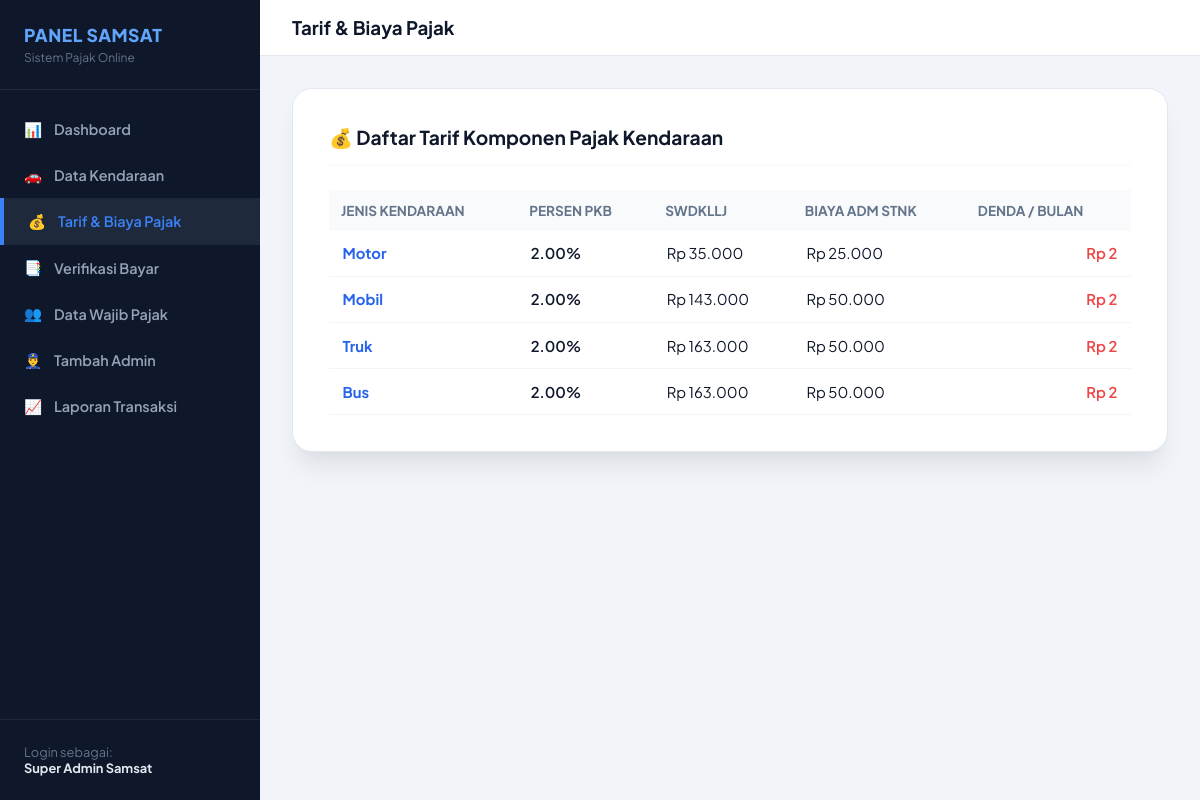
/admin/tarif_index.php (signed in), run on the app's committed database.
### tables this page shows
CREATE TABLE `tarif_pajak` (
  `id_tarif` int(11) NOT NULL,
  `jenis_kendaraan` enum('motor','mobil','truk','bus') NOT NULL,
  `persen_pkb` decimal(4,2) NOT NULL DEFAULT 2.00,
  `swdkllj` decimal(12,2) NOT NULL,
  `biaya_adm_stnk` decimal(12,2) NOT NULL,
  `denda_per_bulan` decimal(4,2) NOT NULL DEFAULT 2.00
);

### admin/tarif_index.php (the view, shortened to what this page needs)
<?php
include '../config/koneksi.php';
$query  = "SELECT * FROM tarif_pajak ORDER BY id_tarif ASC";
$result = mysqli_query($koneksi, $query);
?>
<!DOCTYPE html>
<html lang="id">
<head>
    <link rel="stylesheet" href="../assets/css/style.css?v=<?= time() ?>">
</head>
<body>
    <div class="admin-wrapper">
        <?php include 'sidebar.php'; ?>
        <div class="admin-content">
            <div class="admin-header">
                <h3 style="margin:0; font-weight:700; color:#0f172a;">Tarif & Biaya Pajak</h3>
            </div>
            <div style="padding: 2rem;">
                <div class="card-detail">
                    <h3>💰 Daftar Tarif Komponen Pajak Kendaraan</h3>
                    <div style="overflow-x: auto; margin-top: 1rem;">
                        <table class="table-detail" style="width: 100%;">
                            <thead>
                                <tr style="text-align: left; background-color: #f8fafc; font-size: 0.85rem; color: #64748b;">
                                    <th style="padding: 0.75rem;">JENIS KENDARAAN</th>
                                    <th style="padding: 0.75rem;">PERSEN PKB</th>
                                    <th style="padding: 0.75rem;">SWDKLLJ</th>
                                    <th style="padding: 0.75rem;">BIAYA ADM STNK</th>
                                    <th style="padding: 0.75rem;">DENDA / BULAN</th>
                                </tr>
                            </thead>
                            <tbody>
                                <?php if ($result && mysqli_num_rows($result) > 0): ?>
                                    <?php while ($row = mysqli_fetch_assoc($result)): ?>
                                        <tr>
                                            <td style="padding: 0.85rem; font-weight: 700; text-transform: capitalize; color: #2563eb;"><?= htmlspecialchars($row['jenis_kendaraan']) ?></td>
                                            <td style="padding: 0.85rem; font-weight: 600;"><?= $row['persen_pkb'] ?>%</td>
                                            <td style="padding: 0.85rem;">Rp <?= number_format($row['swdkllj'], 0, ',', '.') ?></td>
                                            <td style="padding: 0.85rem;">Rp <?= number_format($row['biaya_adm_stnk'], 0, ',', '.') ?></td>
                                            <td style="padding: 0.85rem; color: #ef4444; font-weight: 600;">Rp <?= number_format($row['denda_per_bulan'], 0, ',', '.') ?></td>
                                        </tr>
                                    <?php endwhile; ?>
                                <?php else: ?>
                                    <tr>
                                        <td colspan="5" style="text-align: center; padding: 2rem; color: #64748b;">Belum ada data tarif pajak di database.</td>
                                    </tr>
                                <?php endif; ?>
                            </tbody>
                        </table>
                    </div>
                </div>
            </div>
        </div>
    </div>
</body>
</html>

### assets/css/style.css (style rules this page uses)
:root { --primary: #2563eb; --primary-hover: #1d4ed8; --primary-light: #eff6ff; --accent: #3b82f6; --success: #10b981; --success-bg: #ecfdf5; --danger: #ef4444; --danger-bg: #fef2f2; --bg-main: #f8fafc; --surface: #ffffff; --border: #e2e8f0; --border-focus: #93c5fd; --text-main: #0f172a; --text-muted: #64748b; --text-white: #ffffff; --radius-sm: 8px; --radius-md: 12px; --radius-lg: 20px; --shadow-sm: 0 1px 2px 0 rgba(0, 0, 0, 0.05); --shadow-md: 0 4px 6px -1px rgba(0, 0, 0, 0.07), 0 2px 4px -2px rgba(0, 0, 0, 0.05); --shadow-lg: 0 20px 25px -5px rgba(0, 0, 0, 0.08), 0 8px 10px -6px rgba(0, 0, 0, 0.03); --shadow-xl: 0 25px 50px -12px rgba(15, 23, 42, 0.25); --transition: all 0.25s cubic-bezier(0.4, 0, 0.2, 1); }
* { box-sizing: border-box; margin: 0; padding: 0; font-family: 'Plus Jakarta Sans', -apple-system, BlinkMacSystemFont, sans-serif; -webkit-font-smoothing: antialiased; }
body { background-color: var(--bg-main); color: var(--text-main); min-height: 100vh; display: flex; flex-direction: column; }
.card-detail { background: var(--surface); border-radius: var(--radius-lg); padding: 2.25rem; box-shadow: var(--shadow-lg); border: 1px solid var(--border); }
.card-detail h3 { border-bottom: 2px solid var(--bg-main); padding-bottom: 0.85rem; margin-bottom: 1.5rem; color: var(--text-main); font-size: 1.2rem; font-weight: 700; }
.table-detail { width: 100%; border-collapse: collapse; }
.table-detail td { padding: 0.85rem 0; border-bottom: 1px solid #f1f5f9; font-size: 0.925rem; }
.table-detail td:first-child { color: var(--text-muted); font-weight: 500; }
.table-detail td:last-child { text-align: right; font-weight: 700; color: var(--text-main); }
.admin-wrapper { display: flex; min-height: 100vh; }
.admin-content { flex-grow: 1; background-color: #f1f5f9; display: flex; flex-direction: column; }
.admin-header { background: #ffffff; padding: 1rem 2rem; display: flex; justify-content: space-between; align-items: center; border-bottom: 1px solid #e2e8f0; }

### data on the page
tarif_pajak: jenis_kendaraan "Motor", persen_pkb "2.00", swdkllj "35.000", biaya_adm_stnk "25.000", denda_per_bulan "2"
tarif_pajak: jenis_kendaraan "Mobil", persen_pkb "2.00", swdkllj "143.000", biaya_adm_stnk "50.000", denda_per_bulan "2"
tarif_pajak: jenis_kendaraan "Truk", persen_pkb "2.00", swdkllj "163.000", biaya_adm_stnk "50.000", denda_per_bulan "2"
tarif_pajak: jenis_kendaraan "Bus", persen_pkb "2.00", swdkllj "163.000", biaya_adm_stnk "50.000", denda_per_bulan "2"

### other printed values
$_SESSION['admin_nama'] "Super Admin Samsat"
